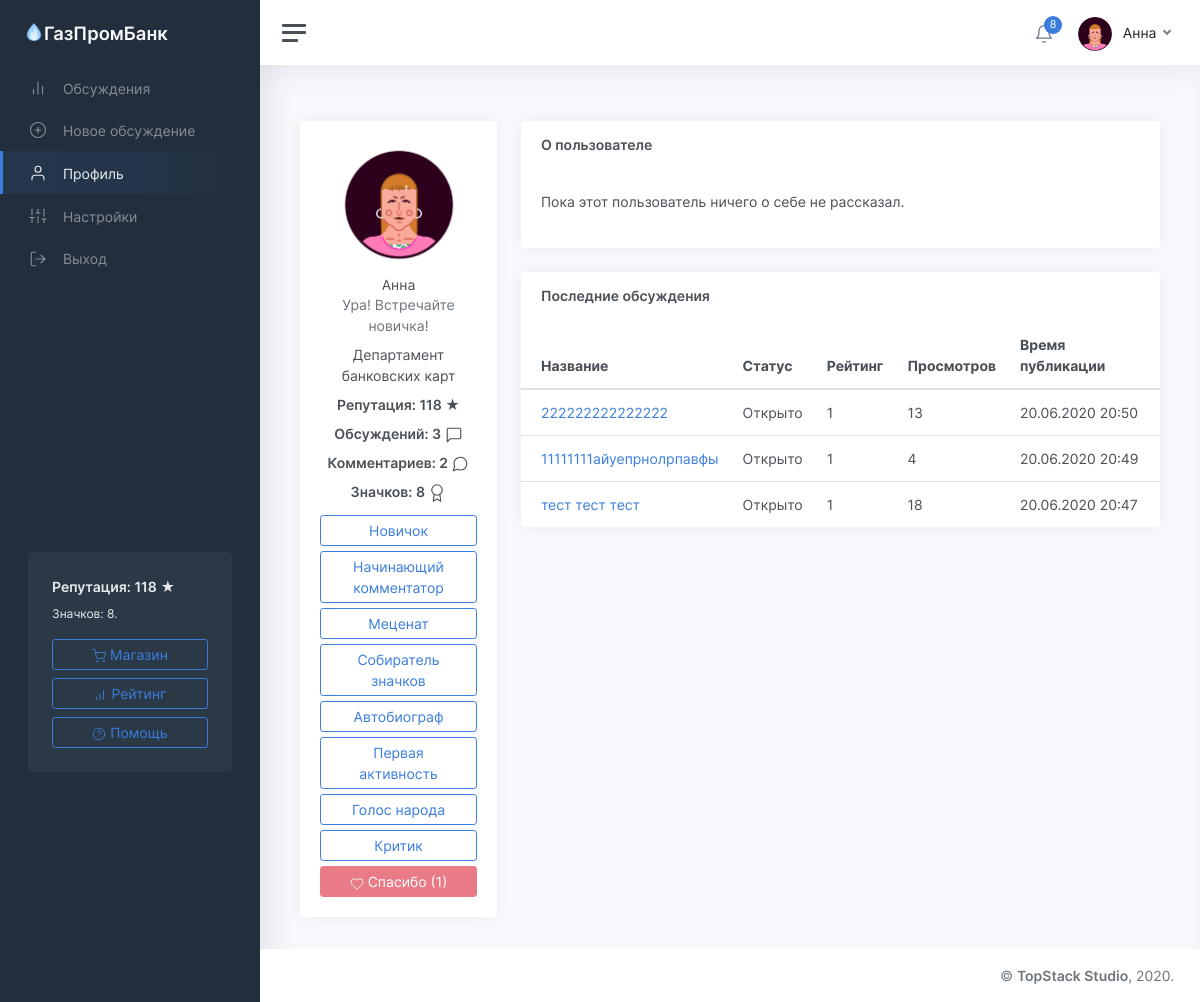
The page /profile/3 (signed in) on the database as committed earlier.
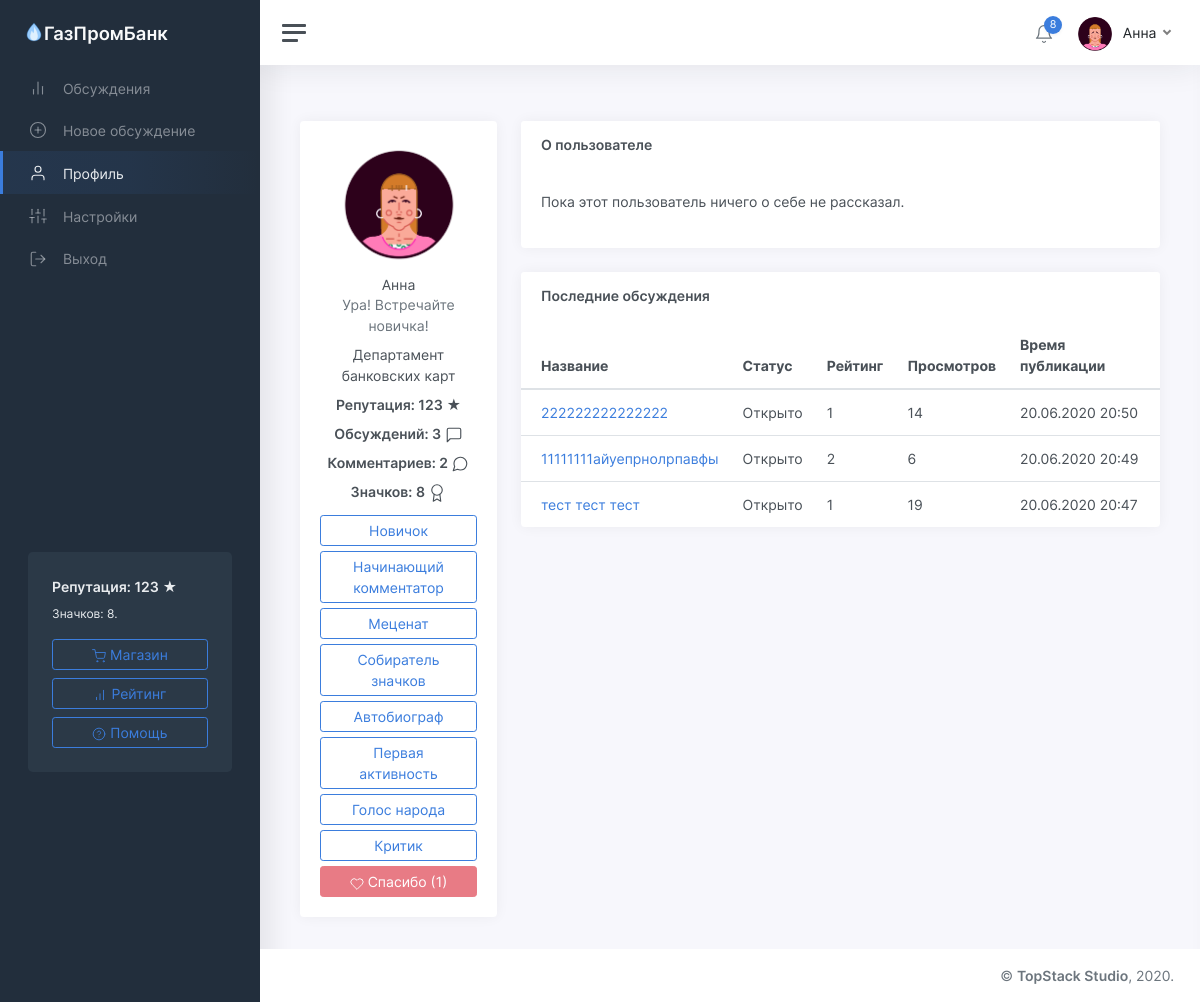
The same page on the database as committed later.
### tables this page shows
CREATE TABLE "users" (
	"id"	INTEGER NOT NULL UNIQUE,
	"password"	TEXT NOT NULL,
	"email"	TEXT NOT NULL UNIQUE,
	"status"	TEXT NOT NULL,
	"rating"	INTEGER NOT NULL,
	"moderator"	INTEGER,
	"blocked"	INTEGER,
	"description"	TEXT,
	"name"	TEXT NOT NULL,
	"avatar"	INTEGER,
	"badges"	TEXT,
	"department"	TEXT,
	PRIMARY KEY("id")
);

CREATE TABLE "threads" (
	"id"	INTEGER NOT NULL UNIQUE,
	"owner"	INTEGER NOT NULL,
	"title"	TEXT NOT NULL,
	"content"	TEXT,
	"date"	INTEGER,
	"up"	INTEGER,
	"down"	INTEGER,
	"views"	INTEGER,
	"status"	TEXT,
	"department"	TEXT,
	"theme"	TEXT,
	PRIMARY KEY("id")
);

### app/views.py (the view)
@app.route('/profile/<identifier>')
def showProfile(identifier):
	user = getUser(session['id'])
	profile = getUser(identifier)
	for x in range(len(profile['badges'])):
		profile['badges'][x] = badgeTypes[profile['badges'][x]][0]
	if profile:
		return render_template('profile.html', profile=profile, user=user, threads=getThreadsByUser(identifier), stats=getStats(identifier), thanks=getThanks(identifier), thanked=isThanked(user['id'], identifier), result=request.args.get('thanked'))
	else:
		return redirect('/threads?from=profile')

### app/functions.py (called while the page is built)
def getUser(identifier):
	conn = sqlite3.connect(db_path)
	conn.row_factory = sqlite3.Row
	cursor = conn.cursor()
	cursor.execute('SELECT * FROM users where id="%s"' % identifier)
	user = cursor.fetchone()
	if user:
		user = dict(user)
		user['badges'] = json.loads(user['badges'])
		user['notifications'] = getNotifications(identifier)
	return user

def statusToText(status):
	return statuses[status]

def fromTimestamp(timestamp):
	return datetime.utcfromtimestamp(timestamp + 3600 * 3).strftime('%d.%m.%Y %H:%M')

def getThreadsByUser(identifier):
	conn = sqlite3.connect(db_path)
	conn.row_factory = sqlite3.Row
	cursor = conn.cursor()
	cursor.execute('SELECT id, title, date, up, down, status, views FROM threads WHERE owner=%s ORDER BY date DESC' % identifier)
	threads = cursor.fetchall()
	for x in range(len(threads)):
		threads[x] = dict(threads[x])
		threads[x]['status'] = statusToText(threads[x]['status'])
		threads[x]['date'] = fromTimestamp(threads[x]['date'])
	return threads

def getNotifications(user_id):
	conn = sqlite3.connect(db_path)
	conn.row_factory = sqlite3.Row
	cursor = conn.cursor()
	cursor.execute('SELECT * FROM notifications WHERE owner=%s' % user_id)
	notifications = cursor.fetchall()
	for x in range(len(notifications)):
		notifications[x] = dict(notifications[x])
		notifications[x]['date'] = fromTimestamp(notifications[x]['date'])
	notifications.reverse()
	return notifications

def getStats(user_id):
	conn = sqlite3.connect(db_path)
	cursor = conn.cursor()
	cursor.execute('SELECT COUNT(*) FROM threads WHERE owner=%s' % user_id)
	threads = cursor.fetchone()[0]
	cursor.execute('SELECT COUNT(*) FROM comments WHERE owner=%s' % user_id)
	comments = cursor.fetchone()[0]
	return (threads, comments)

def getThanks(identifier):
	conn = sqlite3.connect(db_path)
	cursor = conn.cursor()
	cursor.execute('SELECT COUNT(*) FROM voices WHERE target="thanks" AND id=%s' % identifier)
	return cursor.fetchone()[0]

def isThanked(user_id, identifier):
	conn = sqlite3.connect(db_path)
	cursor = conn.cursor()
	cursor.execute('SELECT * FROM voices WHERE target="thanks" AND id=%s AND owner=%s' % (identifier, user_id))
	return not (cursor.fetchone() == None)

### templates/profile.html (shortened to what this page needs)
<!DOCTYPE html>
<html lang="ru">
	<head>
		<link href="/static/css/app.css" rel="stylesheet">
	</head>
	<body>
		<div class="wrapper">
			<nav id="sidebar" class="sidebar">
				<div class="sidebar-content js-simplebar">
					<a class="sidebar-brand" href="index.html">
					<span class="align-middle"><img src="/static/img/icons/favicon.png" style="width: 20px; margin-bottom: 5px;"><div style="display: inline-block;">ГазПромБанк</div></span>
					</a>
					<ul class="sidebar-nav">
						<li class="sidebar-item">
							<a class="sidebar-link" href="/threads">
							<i class="align-middle" data-feather="bar-chart-2"></i> <span class="align-middle">Обсуждения</span>
							</a>
						</li>
						<li class="sidebar-item">
							<a class="sidebar-link" href="/threads/new">
							<i class="align-middle" data-feather="plus-circle"></i> <span class="align-middle">Новое обсуждение</span>
							</a>
						</li>
						<li class="sidebar-item {% if user.id == profile.id %}active{% endif %}">
							<a class="sidebar-link" href="/profile">
							<i class="align-middle" data-feather="user"></i> <span class="align-middle">Профиль</span>
							</a>
						</li>
						<li class="sidebar-item">
							<a class="sidebar-link" href="/settings">
							<i class="align-middle" data-feather="sliders"></i> <span class="align-middle">Настройки</span>
							</a>
						</li>
						<li class="sidebar-item">
							<a class="sidebar-link" href="/logout">
							<i class="align-middle" data-feather="log-out"></i> <span class="align-middle">Выход</span>
							</a>
						</li>
					</ul>
					<div class="sidebar-cta">
						<div class="sidebar-cta-content">
							<strong class="d-inline-block mb-2">Репутация: {{user.rating}} &#9733;</strong>
							<div class="mb-3 text-sm">
								Значков: {{user.badges.__len__()}}.
							</div>
							<a href="/shop" class="btn btn-outline-primary btn-block"><i data-feather="shopping-cart"></i> Магазин</a>
							<a href="/rating" class="btn btn-outline-primary btn-block"><i data-feather="bar-chart"></i> Рейтинг</a>
							<a href="/help" class="btn btn-outline-primary btn-block"><i data-feather="help-circle"></i> Помощь</a>
						</div>
					</div>
				</div>
			</nav>
			<div class="main">
				<nav class="navbar navbar-expand navbar-light navbar-bg">
					<a class="sidebar-toggle d-flex">
					<i class="hamburger align-self-center"></i>
					</a>
					<div class="navbar-collapse collapse">
						<ul class="navbar-nav navbar-align">
							<li class="nav-item dropdown">
								<a class="nav-icon dropdown-toggle" href="#" id="alertsDropdown" data-toggle="dropdown">
									<div class="position-relative">
										<i class="align-middle" data-feather="bell"></i>
										<span class="indicator">{{user.notifications.__len__()}}</span>
									</div>
								</a>
							</li>
							<li class="nav-item dropdown">
								<a class="nav-link dropdown-toggle d-none d-sm-inline-block" href="#" data-toggle="dropdown">
								<img src="/static/img/avatars/{{user.avatar}}.png" class="avatar img-fluid rounded mr-1"/> <span class="text-dark">{{user.name}}</span>
								</a>
							</li>
						</ul>
					</div>
				</nav>
	            <main class="content">
	               <div class="container-fluid p-0">
	                  <div class="row">
	                     <div class="col-md-4 col-xl-3">
	                        <div class="card mb-3">
	                           <div class="card-body text-center">
	                              <img src="/static/img/avatars/{{profile.avatar}}.png" class="img-fluid rounded-circle mb-2" width="128" height="128" />
	                              <h5 class="card-title mb-0">{{profile.name}}</h5>
	                              <div class="text-muted mb-2">{{profile.status}}</div>
								  <a class="d-inline-block mb-2">{{profile.department}}</a>
								  <strong class="d-inline-block mb-2">Репутация: {{profile.rating}} &#9733;</strong>
								  <strong class="d-inline-block mb-2">Обсуждений: {{stats[0]}} <i data-feather="message-square"></i></strong>
								  <strong class="d-inline-block mb-2">Комментариев: {{stats[1]}} <i data-feather="message-circle"></i></strong>
								  <strong class="d-inline-block mb-2">Значков: {{profile.badges.__len__()}} <i data-feather="award"></i></strong>
								  {% for badge in profile.badges %}
								  	<button type="button" class="btn btn-outline-primary" style="margin-top: 5px; width: 100%;">{{badge}}</button>
								  {% endfor %}
								  	<br>
								  	<button type="button" class="btn btn-danger {% if profile.id == user.id or thanked %}disabled{% endif %}" style="margin-top: 5px; width: 100%;" onclick="location.href='/thanks/{{profile.id}}'"><i data-feather="heart"></i> Спасибо ({{thanks}})</button>
	                            </div>
	                        </div>
	                     </div>
						<div class="col-md-8 col-xl-9">
							<div class="card flex-fill">
								<div class="card-header">
									<h5 class="card-title mb-0"><b>О пользователе{% if profile.moderator %} (&#9733; <u>модератор</u> &#9733;){% endif %}</b></h5>
								</div>
								<div class="card-body">
									{{profile.description | safe}}
								</div>
							</div>
							<div class="card flex-fill">
								<div class="card-header">
									<h5 class="card-title mb-0"><b>Последние обсуждения</b></h5>
								</div>
								<table class="table table-hover my-0">
									{% if threads %}
										<thead>
											<tr>
												<th>Название</th>
												<th class="d-none d-md-table-cell">Статус</th>
												<th>Рейтинг</th>
												<th class="d-none d-md-table-cell">Просмотров</th>
												<th class="d-none d-md-table-cell">Время публикации</th>
											</tr>
										</thead>
										<tbody>
											{% for thread in threads %}
												<tr>
													<td><a href="/thread/{{thread.id}}">{{thread.title}}</a></td>
													<td class="d-none d-md-table-cell">{{thread.status}}</td>
													<td>{{thread.up - thread.down}}</td>
													<td class="d-none d-md-table-cell">{{thread.views}}</td>
													<td class="d-none d-md-table-cell">{{thread.date}}</td>
												</tr>
											{% endfor %}
										</tbody>
									{% endif %}
								</table>
							</div>
						</div>
	                  </div>
	               </div>
	            </main>
				<footer class="footer">
					<div class="container-fluid">
						<div class="row text-muted">
							<div class="col-12 text-right">
								<p class="mb-0">
									<a href="https://topstack.dev" class="text-muted">&copy; <strong>TopStack Studio</strong></a>, 2020.
								</p>
							</div>
						</div>
					</div>
				</footer>
			</div>
		</div>
	</body>
</html>

Rows that differ between the two databases and show on the page:
changed users "Анна": rating "118" → "123"
changed threads (number 1 of 3 on the later page): views "13" → "14"
changed threads "11111111айуепрнолрпавфы": thread.up-thread.down "1" → "2"; views "4" → "6"
changed threads "тест тест тест": views "18" → "19"
